Frame 1 (no input): blank canvas, image omitted
Frame 60 (no input): blank canvas, image omitted
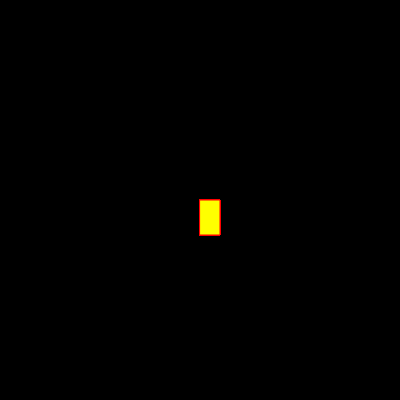
Frame 120 (the mouse pressed at the canvas centre since frame 60)

The p5.js sketch whose frames 1 and 60 were blank and that drew this single picture after the mouse press (run headless with seeded random() and noise() and a simulated clock; from frame 60 on, the mouse is pressed at the canvas centre):

// p5.js sketch
// ── sketch.js
function setup() {
    createCanvas(400, 400);
     background("black");
  }
  
  function draw() {
   stroke("red")
    fill("yellow")
    
    //console.log(mouseIsPressed)
    
    if (mouseIsPressed) {
      rect(mouseX, mouseY, 20, 35);
    }
  }
